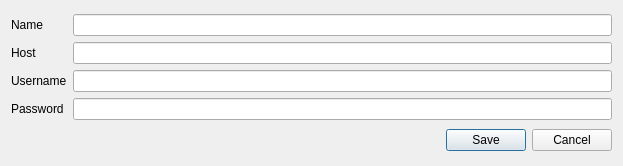
<?xml version="1.0" encoding="UTF-8"?>
<ui version="4.0">
 <class>NewTracker</class>
 <widget class="QDialog" name="NewTracker">
  <property name="windowModality">
   <enum>Qt::ApplicationModal</enum>
  </property>
  <property name="geometry">
   <rect>
    <x>0</x>
    <y>0</y>
    <width>623</width>
    <height>166</height>
   </rect>
  </property>
  <property name="windowTitle">
   <string>Add A Tracker</string>
  </property>
  <property name="modal">
   <bool>true</bool>
  </property>
  <layout class="QVBoxLayout" name="verticalLayout">
   <item>
    <layout class="QGridLayout" name="gridLayout" rowstretch="0,0,0,0" columnstretch="0,0">
     <item row="0" column="0">
      <widget class="QLabel" name="nameLabel">
       <property name="text">
        <string>Name</string>
       </property>
      </widget>
     </item>
     <item row="0" column="1">
      <widget class="QLineEdit" name="nameEdit"/>
     </item>
     <item row="1" column="0">
      <widget class="QLabel" name="urlLabel">
       <property name="text">
        <string>Host</string>
       </property>
      </widget>
     </item>
     <item row="2" column="0">
      <widget class="QLabel" name="userLabel">
       <property name="text">
        <string>Username</string>
       </property>
      </widget>
     </item>
     <item row="2" column="1">
      <widget class="QLineEdit" name="userEdit"/>
     </item>
     <item row="3" column="0">
      <widget class="QLabel" name="passLabel">
       <property name="text">
        <string>Password</string>
       </property>
      </widget>
     </item>
     <item row="3" column="1">
      <widget class="QLineEdit" name="passEdit">
       <property name="echoMode">
        <enum>QLineEdit::Password</enum>
       </property>
      </widget>
     </item>
     <item row="1" column="1">
      <widget class="QxtLineEdit" name="urlEdit">
       <property name="sampleText">
        <string>For example: bugzilla.novell.com or bugs.example.com/bugtracker/</string>
       </property>
      </widget>
     </item>
    </layout>
   </item>
   <item>
    <widget class="QDialogButtonBox" name="buttonBox">
     <property name="orientation">
      <enum>Qt::Horizontal</enum>
     </property>
     <property name="standardButtons">
      <set>QDialogButtonBox::Cancel|QDialogButtonBox::Save</set>
     </property>
    </widget>
   </item>
  </layout>
 </widget>
 <customwidgets>
  <customwidget>
   <class>QxtLineEdit</class>
   <extends>QLineEdit</extends>
   <header>QxtLineEdit</header>
  </customwidget>
 </customwidgets>
 <resources/>
 <connections>
  <connection>
   <sender>buttonBox</sender>
   <signal>accepted()</signal>
   <receiver>NewTracker</receiver>
   <slot>accept()</slot>
   <hints>
    <hint type="sourcelabel">
     <x>248</x>
     <y>254</y>
    </hint>
    <hint type="destinationlabel">
     <x>157</x>
     <y>274</y>
    </hint>
   </hints>
  </connection>
  <connection>
   <sender>buttonBox</sender>
   <signal>rejected()</signal>
   <receiver>NewTracker</receiver>
   <slot>reject()</slot>
   <hints>
    <hint type="sourcelabel">
     <x>316</x>
     <y>260</y>
    </hint>
    <hint type="destinationlabel">
     <x>286</x>
     <y>274</y>
    </hint>
   </hints>
  </connection>
 </connections>
</ui>
